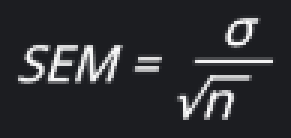
#> input picture Statistics & Probability/Standard Error, Margin of Error/Standard Error/images/standard-error2.png, 97 x 46 px (shown 3 times larger)
$ jupyter execute 'standard error of mean.ipynb'
#> lines starting #> are read from the running program, lines starting #| are printed output that depends on the picture
1. [Standard Error of Mean](#standard-error-of-mean)

#### Standard Error of Mean:
- used to compare between the mean value of sample and population and identify the amount of error

##### if the mean & standard deviation of population is known then,

[cell 1]
from PIL import Image
from IPython.display import display

img = Image.open('images/standard-error2.png')
#> img is the input picture: PIL image 97x46 RGBA; mean R, G, B, A 45.6, 46.6, 50.2, 255
new_image = img.resize((220, 120))
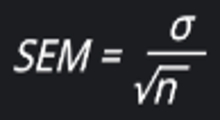
#> new_image: PIL image 220x120 RGBA; mean R, G, B, A 45.6, 46.6, 50.2, 255
display(new_image)

Example: Math SAT Score
- n = 200 students (sample from population)
- μ = 550 marks (population)
- σ = 180 marks (population)
- SEM = 12.8

Soln:
- if we take many different samples of 200 students
- the average maths score of those sample means likely vary about 12.8 marks from the true population mean of math score.
    i.e. 550 +- 12.8

##### if mean & standard deviation of population is unknown then,

[cell 2]
from PIL import Image
from IPython.display import display

img = Image.open('images/standard-error1.png')
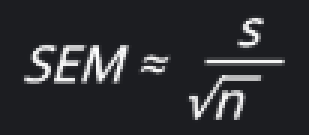
#> input picture Statistics & Probability/Standard Error, Margin of Error/Standard Error/images/standard-error1.png, 103 x 45 px (shown 3 times larger)
#> img is the input picture: PIL image 103x45 RGBA; mean R, G, B, A 44.5, 45.5, 49.2, 255
new_image = img.resize((220, 120))
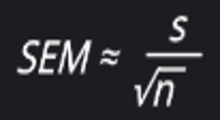
#> new_image: PIL image 220x120 RGBA; mean R, G, B, A 44.6, 45.5, 49.2, 255
display(new_image)
